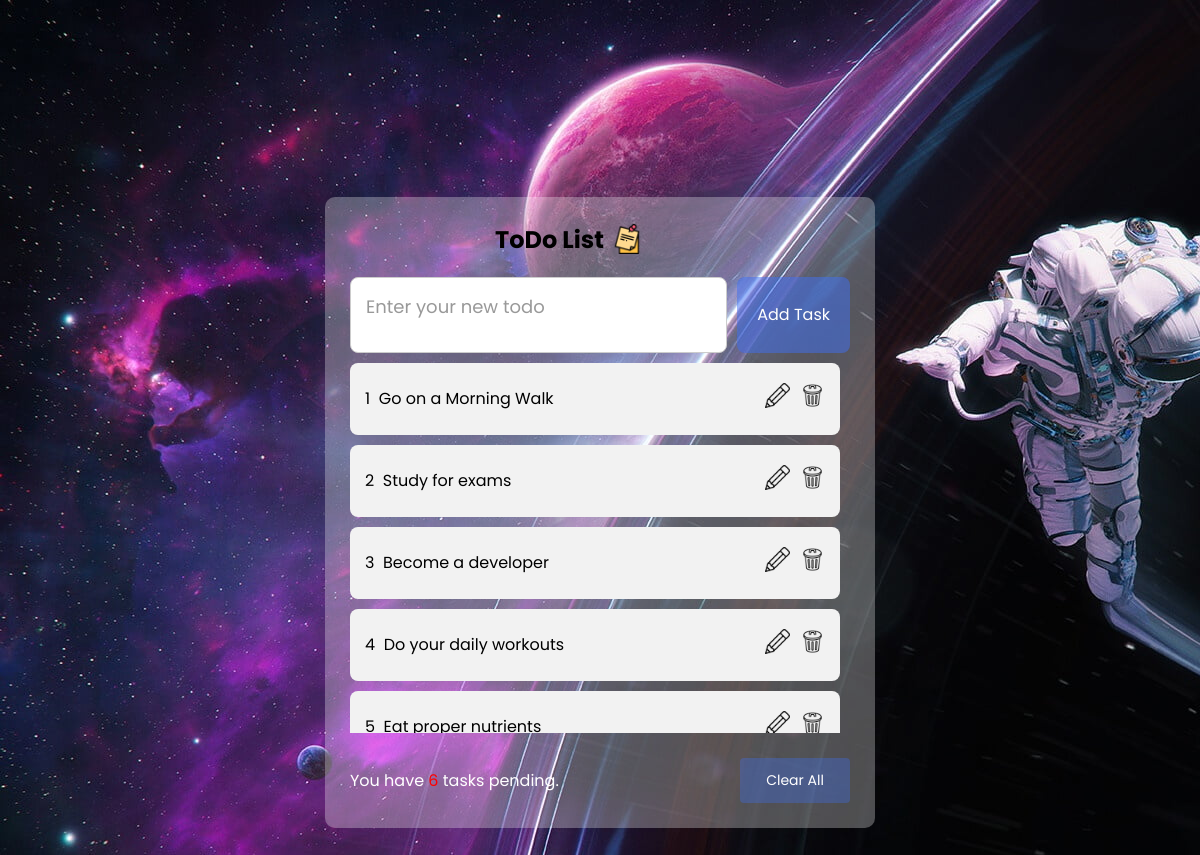
Before: / with the older database file.
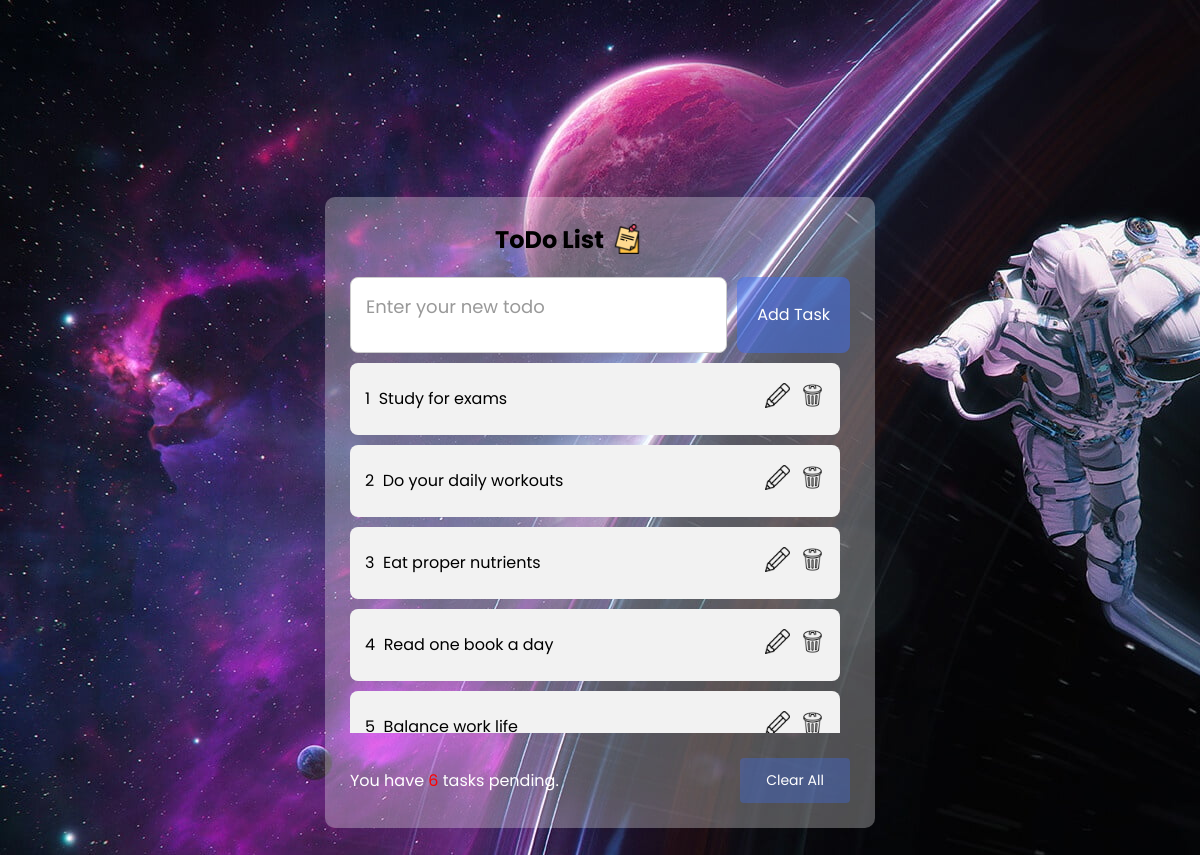
After: the same page with the newer database file.
### core/models.py (models this page shows, shortened)
class tasks(models.Model):
    taskname=models.CharField(max_length=400,verbose_name='Taskname',null=True,blank=True)

### core/views.py (the view)
# urls.py: path("",home,name='homepage'),
def home(request):
    datas=tasks.objects.all()
    context={'data':datas}
    if request.method == 'POST':
       task= request.POST.get('task')
       data=tasks.objects.create(taskname=task)
       data.save()
    return render(request,'Todolist.html',context)

### core/templates/Todolist.html (shortened to what this page needs)
{% load static %}
<!DOCTYPE html>
<html lang="en">
<head>
    <link rel="stylesheet" href="{% static 'css/Todo.css' %}">
</head>
<body>
    <form method="POST">
        <div class="container">
            <div class="todo-header">
                <h2>ToDo List</h2>
                <img src="{% static 'images/sticky-notes.png' %}" height="50px" />
            </div>
            <div class="input-field">
                <textarea placeholder="Enter your new todo" name="task" required></textarea>
                <button type="submit" class="add-task-button">Add Task</button>
            </div>
            <ul class="todoLists">
                {% for i in data %}
                    <li class="list">
                        {{forloop.counter}}
                        &nbsp; <p class="task">{{ i.taskname }}</p>
                        <div class="icons">
                            <a class="model-btn open-modal" data-target="#modal-update-{{ i.id }}"><img src="{% static 'images/editn.png' %}" alt="edit"></a>
                            <a class="delete-btn" data-target="#modal-delete-{{ i.id }}" href="#"><img src="{% static 'images/Fdelete.png' %}" alt="Delete" novalidate></a>
                        </div>
                    </li>
                {% endfor %}
            </ul>
            <div class="pending-tasks">
                <span style="color:rgb(255, 255, 255);">You have <span class="pending-num" style="color:rgb(255, 0, 0);">{{data.count}}</span> tasks pending.</span>
                <a href="{% url 'all' %}" class="clear-button">Clear All</a>
            </div>
        </div>
    </form>
</body>
</html>

Changed rows visible on the page:
removed tasks: taskname "Go on a Morning Walk"
removed tasks: taskname "Become a developer"
now on this page (row unchanged): tasks: taskname "Read one book a day"
added tasks: taskname "Balance work life"
